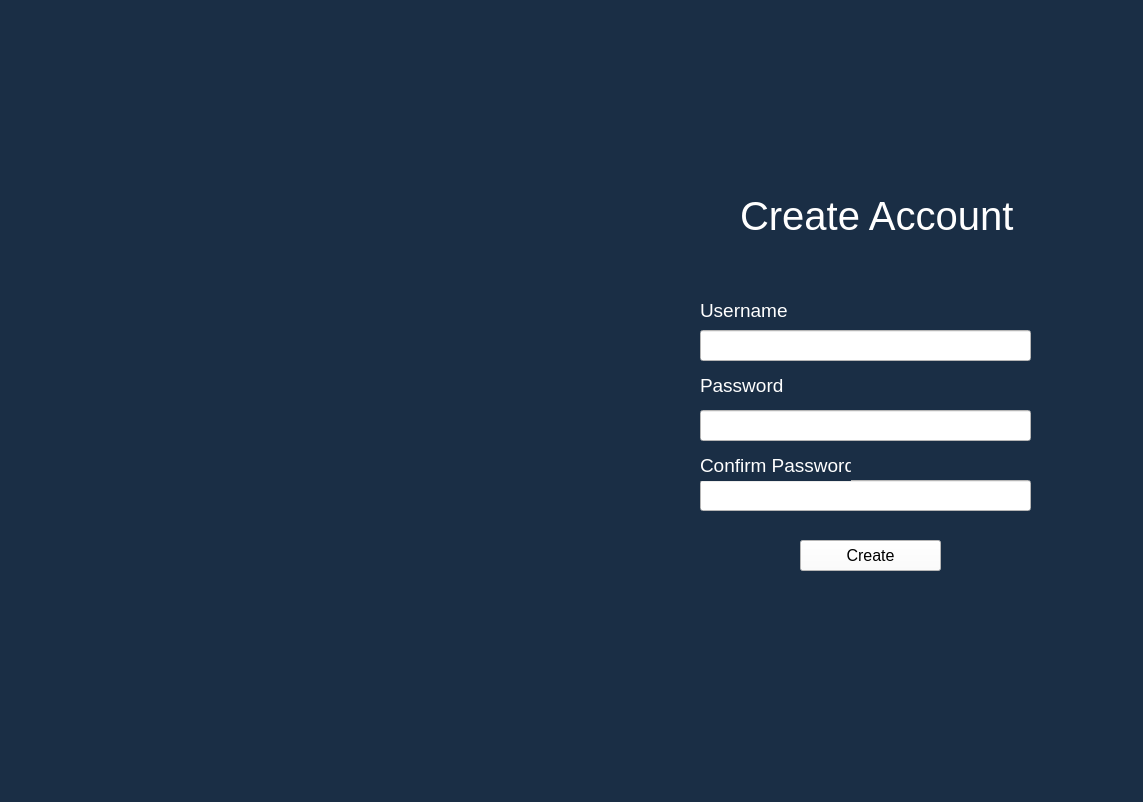
<?xml version="1.0" encoding="UTF-8"?>
<ui version="4.0">
 <class>MainWindow</class>
 <widget class="QMainWindow" name="MainWindow">
  <property name="geometry">
   <rect>
    <x>0</x>
    <y>0</y>
    <width>1143</width>
    <height>802</height>
   </rect>
  </property>
  <property name="font">
   <font>
    <weight>50</weight>
    <bold>false</bold>
   </font>
  </property>
  <property name="windowTitle">
   <string>MainWindow</string>
  </property>
  <property name="styleSheet">
   <string notr="true">background-color: #1A2E45;
</string>
  </property>
  <widget class="QWidget" name="centralwidget">
   <widget class="QPushButton" name="pushButton_sub">
    <property name="geometry">
     <rect>
      <x>800</x>
      <y>540</y>
      <width>141</width>
      <height>31</height>
     </rect>
    </property>
    <property name="font">
     <font>
      <family>MS Shell Dlg 2</family>
      <pointsize>12</pointsize>
      <weight>9</weight>
      <italic>false</italic>
      <bold>false</bold>
     </font>
    </property>
    <property name="styleSheet">
     <string notr="true">background-color:#fff;
color: rgb(0, 0, 0);
font: 75 12pt &quot;MS Shell Dlg 2&quot;;</string>
    </property>
    <property name="text">
     <string>Create</string>
    </property>
   </widget>
   <widget class="QLabel" name="label_3">
    <property name="geometry">
     <rect>
      <x>740</x>
      <y>190</y>
      <width>291</width>
      <height>51</height>
     </rect>
    </property>
    <property name="font">
     <font>
      <family>MS Shell Dlg 2</family>
      <pointsize>30</pointsize>
      <weight>9</weight>
      <italic>false</italic>
      <bold>false</bold>
     </font>
    </property>
    <property name="styleSheet">
     <string notr="true">color: rgb(255, 255, 255);
font: 75 30pt &quot;MS Shell Dlg 2&quot;;</string>
    </property>
    <property name="text">
     <string>Create Account</string>
    </property>
   </widget>
   <widget class="QLabel" name="label_4">
    <property name="geometry">
     <rect>
      <x>700</x>
      <y>290</y>
      <width>131</width>
      <height>41</height>
     </rect>
    </property>
    <property name="font">
     <font>
      <family>MS Shell Dlg 2</family>
      <pointsize>14</pointsize>
      <weight>9</weight>
      <italic>false</italic>
      <bold>false</bold>
     </font>
    </property>
    <property name="styleSheet">
     <string notr="true">color: #fff;
font: 75 14pt &quot;MS Shell Dlg 2&quot;;</string>
    </property>
    <property name="text">
     <string>Username</string>
    </property>
   </widget>
   <widget class="QLabel" name="label_5">
    <property name="geometry">
     <rect>
      <x>700</x>
      <y>370</y>
      <width>91</width>
      <height>31</height>
     </rect>
    </property>
    <property name="font">
     <font>
      <pointsize>14</pointsize>
     </font>
    </property>
    <property name="styleSheet">
     <string notr="true">color: rgb(255, 255, 255);</string>
    </property>
    <property name="text">
     <string>Password</string>
    </property>
   </widget>
   <widget class="QLineEdit" name="lineEdit_Email">
    <property name="geometry">
     <rect>
      <x>700</x>
      <y>330</y>
      <width>331</width>
      <height>31</height>
     </rect>
    </property>
    <property name="styleSheet">
     <string notr="true">background-color: #ffffff;</string>
    </property>
   </widget>
   <widget class="QLineEdit" name="lineEdit_Password">
    <property name="geometry">
     <rect>
      <x>700</x>
      <y>410</y>
      <width>331</width>
      <height>31</height>
     </rect>
    </property>
    <property name="styleSheet">
     <string notr="true">background-color:#fff;</string>
    </property>
    <property name="cursorMoveStyle">
     <enum>Qt::VisualMoveStyle</enum>
    </property>
   </widget>
   <widget class="QLineEdit" name="lineEdit_passw">
    <property name="geometry">
     <rect>
      <x>700</x>
      <y>480</y>
      <width>331</width>
      <height>31</height>
     </rect>
    </property>
    <property name="styleSheet">
     <string notr="true">background-color:#fff;</string>
    </property>
   </widget>
   <widget class="QLabel" name="label_6">
    <property name="geometry">
     <rect>
      <x>700</x>
      <y>450</y>
      <width>151</width>
      <height>31</height>
     </rect>
    </property>
    <property name="font">
     <font>
      <pointsize>14</pointsize>
     </font>
    </property>
    <property name="styleSheet">
     <string notr="true">color:#fff;</string>
    </property>
    <property name="text">
     <string>Confirm Password</string>
    </property>
   </widget>
   <widget class="QWidget" name="widget" native="true">
    <property name="geometry">
     <rect>
      <x>0</x>
      <y>0</y>
      <width>611</width>
      <height>801</height>
     </rect>
    </property>
    <property name="styleSheet">
     <string notr="true">border-image: url(login_pic.jpeg);</string>
    </property>
   </widget>
  </widget>
 </widget>
 <resources>
  <include location="res.qrc"/>
 </resources>
 <connections/>
</ui>
